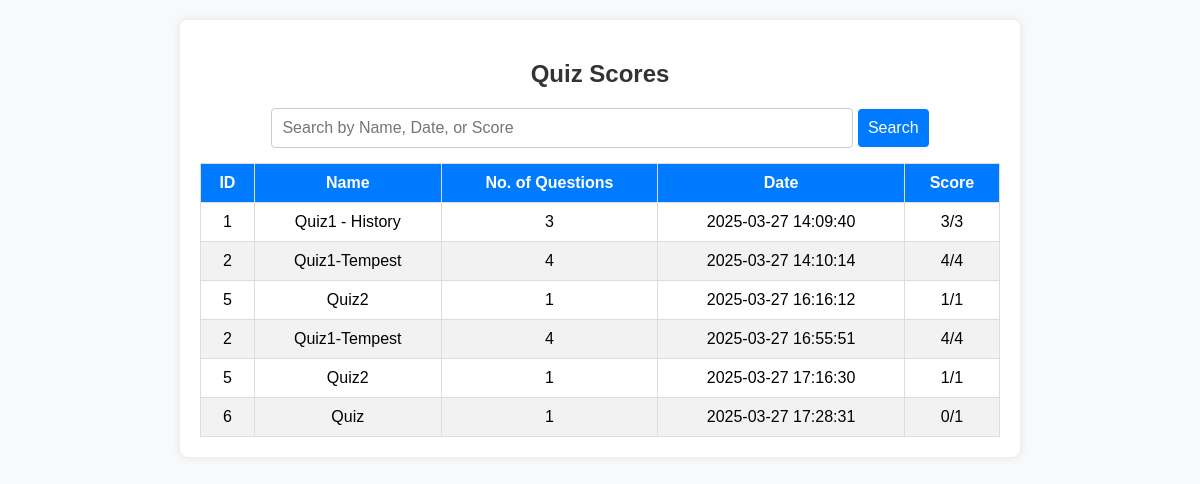
Page /scores (signed in) on the committed database.
### application/models.py (models this page shows)
class Scores(db.Model):
    id = db.Column(db.Integer, primary_key=True)
    quiz_id = db.Column(db.Integer, db.ForeignKey("quiz.id"), nullable=False)
    user_id = db.Column(db.Integer, db.ForeignKey("user.id"), nullable=False)
    time_stamp_of_attempt = db.Column(db.DateTime, nullable=False)
    total_scored = db.Column(db.Integer, nullable=False)
    quiz = db.relationship("Quiz", backref=db.backref("scores", lazy=True))

class Quiz(db.Model):
    id = db.Column(db.Integer, primary_key=True)
    name = db.Column(db.String(100), nullable=False)
    chapter_id = db.Column(db.Integer, db.ForeignKey("chapter.id"), nullable=False)
    remarks = db.Column(db.String(100))
    start_date = db.Column(db.Date, nullable=False)
    end_date = db.Column(db.Date, nullable=False)
    questions = db.relationship("Questions", backref="quiz", lazy=True)
    chapter = db.relationship("Chapter", backref="quizzes", lazy=True)

### application/routes.py (the view, shortened to what this page needs)
@app.route('/scores', methods=['GET'])
@login_required
def scores():
    search_query = request.args.get('search', '').strip()  # Get search input
    user_scores = Scores.query.filter_by(user_id=current_user.id)  # Base Query
    search_error = None  # Placeholder for error message
    user_scores = user_scores.all()  # Execute query
    return render_template(
        'scores.html',
        scores=user_scores,
        search_query=search_query,
        search_error=search_error
    )

### templates/scores.html (shortened to what this page needs)
<!DOCTYPE html>
<html lang="en">
<head>
</head>
<body>
    <div class="container">
        <h2>Quiz Scores</h2>
        <form method="GET" action="{{ url_for('scores') }}">
            <input type="text" name="search" placeholder="Search by Name, Date, or Score" value="{{ search_query }}">
            <button type="submit">Search</button>
        </form>
        <table>
            <thead>
                <tr>
                    <th>ID</th>
                    <th>Name</th>
                    <th>No. of Questions</th>
                    <th>Date</th>
                    <th>Score</th>
                </tr>
            </thead>
            <tbody>
                {% for score in scores %}
                <tr>
                    <td>{{ score.quiz_id }}</td>
                    <td>{{ score.quiz.name }}</td>
                    <td>{{ score.quiz.questions|length if score.quiz else 'N/A' }}</td>
                    <td>{{ score.time_stamp_of_attempt.strftime('%Y-%m-%d %H:%M:%S') }}</td>
                    <td>{{ score.total_scored }}/{{ score.quiz.questions|length if score.quiz else 'N/A' }}</td>
                </tr>
                {% endfor %}
            </tbody>
        </table>
    </div>
</body>
</html>

### templates/scores.html (style rules this page uses)
body { font-family: Arial, sans-serif; margin: 20px; padding: 0; background-color: #f8f9fa; text-align: center; }
.container { max-width: 800px; margin: auto; background: white; padding: 20px; border-radius: 8px; box-shadow: 0px 0px 10px rgba(0, 0, 0, 0.1); }
h2 { color: #333; }
form { margin-bottom: 15px; }
input[type="text"], button { padding: 10px; font-size: 16px; border-radius: 4px; border: 1px solid #ccc; }
input[type="text"] { width: 70%; }
button { background-color: #007bff; color: white; border: none; cursor: pointer; }
table { width: 100%; border-collapse: collapse; background: white; margin-top: 10px; }
th, td { border: 1px solid #ddd; padding: 10px; text-align: center; }
th { background-color: #007bff; color: white; }
tr:nth-child(even) { background-color: #f2f2f2; }

### rows in the picture
Scores: quiz_id "1", quiz.name "Quiz1 - History", quiz.questions|length "3", time_stamp_of_attempt "2025-03-27 14:09:40", total_scored "3"
Scores: quiz_id "2", quiz.name "Quiz1-Tempest", quiz.questions|length "4", time_stamp_of_attempt "2025-03-27 14:10:14", total_scored "4"
Scores: quiz_id "5", quiz.name "Quiz2", quiz.questions|length "1", time_stamp_of_attempt "2025-03-27 16:16:12", total_scored "1"
Scores: quiz_id "2", quiz.name "Quiz1-Tempest", quiz.questions|length "4", time_stamp_of_attempt "2025-03-27 16:55:51", total_scored "4"
Scores: quiz_id "5", quiz.name "Quiz2", quiz.questions|length "1", time_stamp_of_attempt "2025-03-27 17:16:30", total_scored "1"
Scores: quiz_id "6", quiz.name "Quiz", quiz.questions|length "1", time_stamp_of_attempt "2025-03-27 17:28:31", total_scored "0"
